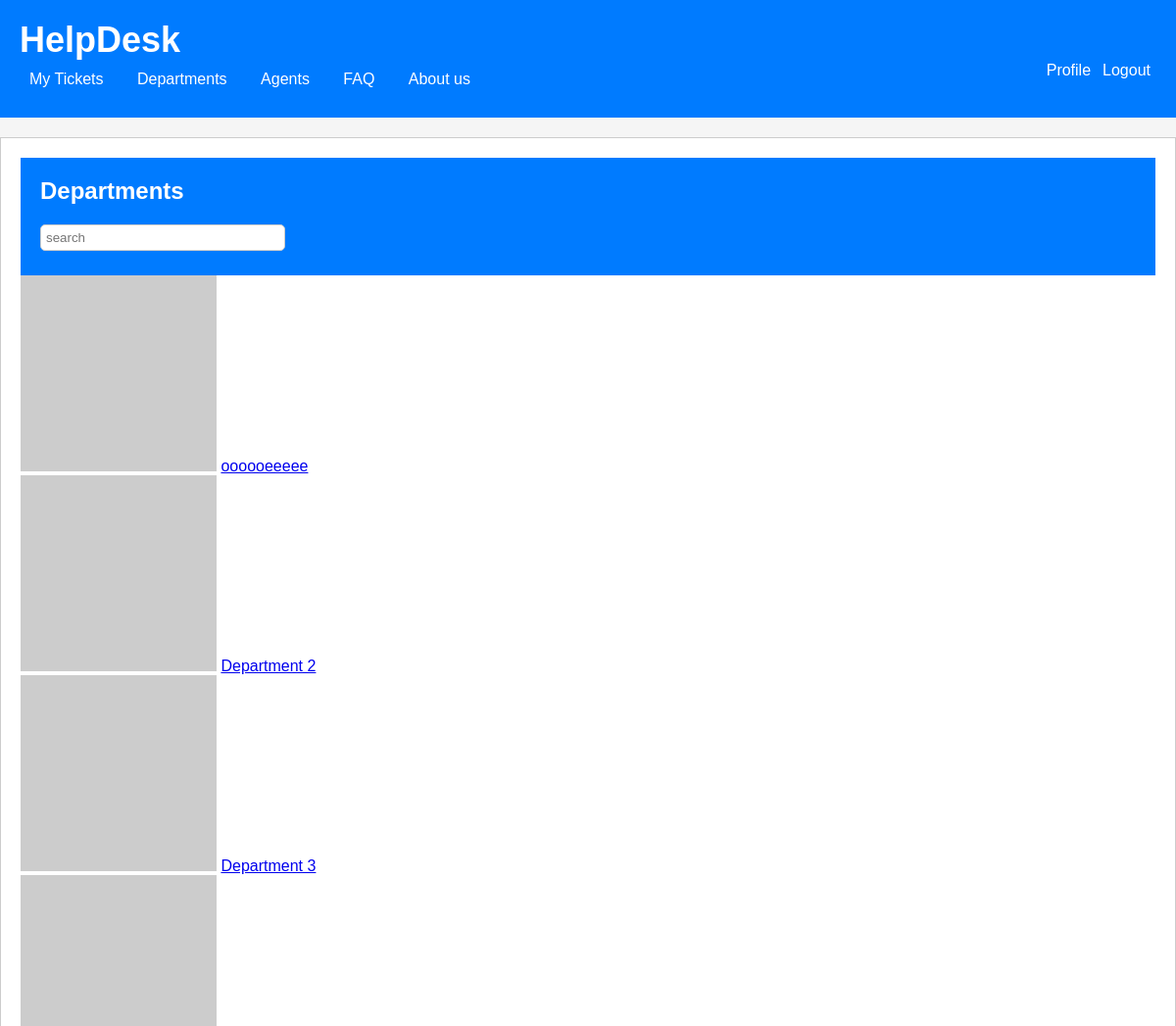
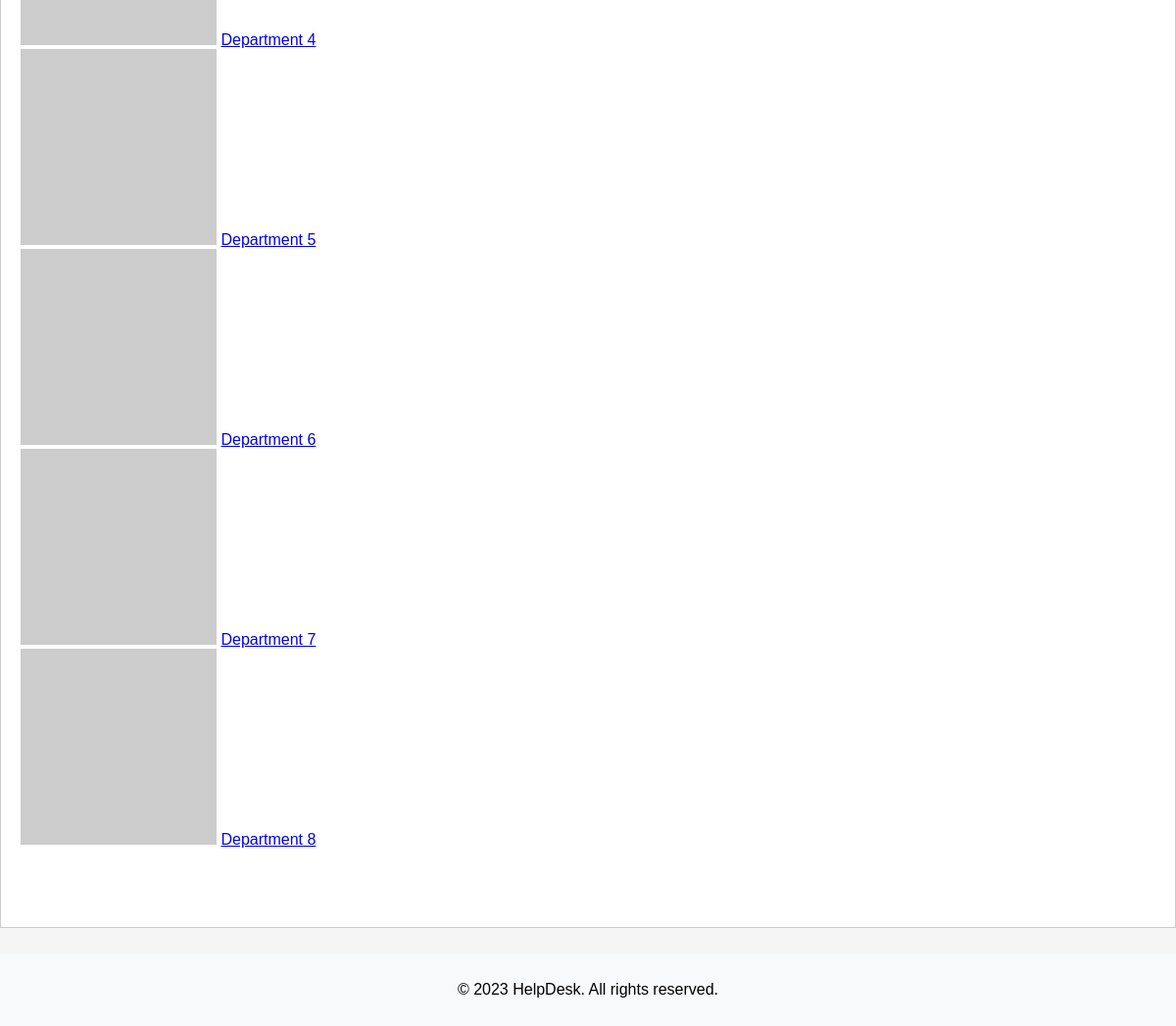
Page /pages/department.php on the committed database (2 pictures, top to bottom).
### tables this page shows
CREATE TABLE Department (
    id INTEGER PRIMARY KEY AUTOINCREMENT,
    name varchar(255) NOT NULL UNIQUE,
    created_at TIMESTAMP NOT NULL DEFAULT CURRENT_TIMESTAMP
);

### pages/department.php (called while the page is built, shortened)
<?php
  require_once(__DIR__ . '/../database/department.class.php');
  require_once(__DIR__ . '/../templates/header.tpl.php');
  require_once(__DIR__ . '/../templates/footer.tpl.php');
  require_once(__DIR__ . '/../templates/department.tpl.php');
  $departments = Department::getDepartments($dbh, 8);
  drawHeader();
  drawDepartments($departments);
  drawFooter();
?>

### database/department.class.php (called while the page is built, shortened)
<?php
  class Department {
    public function __construct(int $id, string $name)
    {
      $this->id = $id;
      $this->name = $name;
    }
    static function getDepartments(PDO $db, int $count) : array {
      $stmt = $db->prepare('SELECT id, name FROM Department LIMIT ?');
      $stmt->execute(array($count));
      $departments = array();
      while ($department = $stmt->fetch()) {
        $departments[] = new Department(
          $department['id'],
          $department['name']
        );
      }
      return $departments;
    }
  }
?>

### templates/department.tpl.php (the view, shortened to what this page needs)
<?php
  require_once(__DIR__ . '/../database/department.class.php')
?>
<?php function drawdepartments(array $departments) { ?>
  <header>
    <h2>Departments</h2>
    <input id="searchdepartment" type="text" placeholder="search" onchange>
  </header>
  <section id="departments">
    <?php foreach($departments as $department) { ?>
      <article>
        <img src="https://picsum.photos/200?<?=$department->id?>">
        <a href="../pages/department.php?id=<?=$department->id?>"><?=$department->name?></a>
      </article>
    <?php } ?>
  </section>
<?php } ?>

### templates/header.tpl.php (shortened to what this page needs)
<?php function drawHeader() { ?>
    <!DOCTYPE html>
<html lang="en-US">
    <head>
        <link rel="stylesheet" href="../css/ticketpage.css">
        <link rel="stylesheet" href="../css/common.css">
        <link rel="stylesheet" href="../css/novo_ticket.css">
        <link rel="stylesheet" href="../css/login.css">
        <link rel="stylesheet" href="../css/register.css">
    </head>
    <body>
        <header>
            <h1><a href = "/pages/ticketpage.php">HelpDesk</a></h1>
            <section class="logout-edit">
                <a href="../actions/action_logout.php"><button id="logout">Logout</button></a>
                <a href="/pages/profile.php"><button id="logout">Profile</button></a>
            </section>
            <nav>
            <ul>
                <li><a href="/pages/ticketpage.php">My Tickets</a></li>
                <li><a href="/pages/department.php">Departments</a></li>
                <li><a href="#">Agents</a></li>
                <li><a href="/pages/faq.php">FAQ</a></li>
                <li><a href="/pages/aboutus.php">About us</a></li>
            </ul>
            </nav>
        </header>
        <main>
<?php } ?>

### templates/footer.tpl.php
<?php function drawFooter() { ?>
    </main>
        <footer>
        <p>&copy; 2023 HelpDesk. All rights reserved.</p>
        </footer>
    </body>
<?php } ?>

### css/common.css (style rules this page uses)
header { background-color: #007bff; color: #fff; padding: 20px; }
header h1 { margin: 0; }
body { position: relative; margin: 0; padding: 0; font-family: Arial, sans-serif; background-color: #f5f5f5; min-height: 100%; padding-bottom: 5rem; }
main { background-color: #fff; border: 1px solid #ccc; padding: 20px; min-height: 100%; padding-bottom: 5rem; margin: 20px auto; }
footer { background-color: #f8f9fa; right: 0; bottom: 0; left: 0; text-align: center; padding: 1%; position: absolute; bottom: 0em; }
#logout { background-color: #007bff; color: #fff; border: none; cursor: pointer; font-size: 16px; border-radius: 4px; float: right; text-align: center; }
body>header>h1>a { text-decoration: none; color: white; }
input[type="text"], input[type="password"], input[type="email"] { display: inline-block; width: 250px; padding: 5px; margin-bottom: 5px; border: 1px solid #ccc; border-radius: 5px; box-sizing: border-box; }
nav { background-color: #007bff; padding: 10px; }
nav ul { list-style-type: none; margin: 0; padding: 0; }
nav li { display: inline-block; margin-right: 10px; }
nav a { color: white; text-decoration: none; }
h1 { margin: 0; font-size: 36px; margin-bottom: 1%; }
h1>a { text-decoration: none; color: white; }
nav ul { list-style-type: none; padding: 0; margin: 0; }
nav ul li { display: inline; }
nav ul li a { color: #fff; text-decoration: none; margin-left: 20px; transition: color 0.3s ease; }
body>header>nav>ul>li:nth-child(1)>a { margin-left: 0%; }
h2 { font-size: 24px; margin: 0 0 20px; }
ul { list-style-type: none; padding: 0; margin: 0; }

### rows in the picture
department: name "oooooeeeee"
department: name "Department 2"
department: name "Department 3"
department: name "Department 4"
department: name "Department 5"
department: name "Department 6"
department: name "Department 7"
department: name "Department 8"
